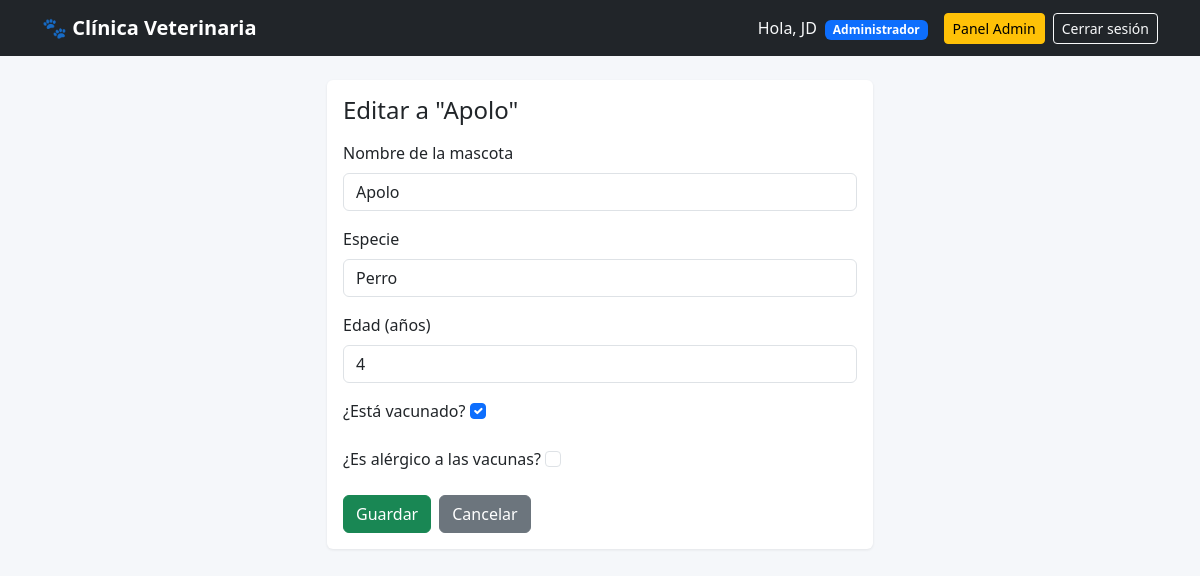
The app's page /mascotas/3/editar/ (signed in) with its own data.
### mascotas/models.py (models this page shows, shortened)
class Mascota(models.Model):
    nombre = models.CharField(max_length=100)
    especie = models.CharField(max_length=50)
    edad = models.IntegerField()
    vacunado = models.BooleanField(default=False)
    alergico = models.BooleanField(
        default=False,
        verbose_name='Alérgico a las vacunas',
        help_text='Marcar si la mascota no puede recibir vacunas por alergia.',
    )
    class Meta:
        ordering = ['nombre']

### mascotas/views.py (the view)
# urls.py: path('<int:pk>/editar/', views.editar_mascota, name='editar'),
@login_required
@permission_required('mascotas.change_mascota', raise_exception=True)
def editar_mascota(request, pk):
    mascota = get_object_or_404(Mascota, pk=pk)
    if request.method == 'POST':
        form = MascotaForm(request.POST, instance=mascota)
        if form.is_valid():
            form.save()
            messages.success(request, f'Se actualizó a "{mascota.nombre}" correctamente.')
            return redirect('mascotas:lista')
    else:
        form = MascotaForm(instance=mascota)
    return render(request, 'mascotas/mascota_form.html', {'form': form, 'object': mascota})

### mascotas/forms.py
class MascotaForm(forms.ModelForm):
    class Meta:
        model = Mascota
        fields = ['nombre', 'especie', 'edad', 'vacunado', 'alergico']
        widgets = {
            'nombre': forms.TextInput(attrs={
                'class': 'form-control',
                'placeholder': 'Ej: Firulais',
            }),
            'especie': forms.TextInput(attrs={
                'class': 'form-control',
                'placeholder': 'Ej: Perro, Gato, Conejo, Loro...',
            }),
            'edad': forms.NumberInput(attrs={
                'class': 'form-control',
                'min': 0,
            }),
            'vacunado': forms.CheckboxInput(attrs={
                'class': 'form-check-input',
            }),
            'alergico': forms.CheckboxInput(attrs={
                'class': 'form-check-input',
            }),
        }
        labels = {
            'nombre': 'Nombre de la mascota',
            'especie': 'Especie',
            'edad': 'Edad (años)',
            'vacunado': '¿Está vacunado?',
            'alergico': '¿Es alérgico a las vacunas?',
        }

### mascotas/templates/mascotas/mascota_form.html (shortened to what this page needs)
{% extends 'base.html' %}
{% block content %}
<div class="row justify-content-center">
    <div class="col-md-6">
        <div class="card">
            <div class="card-body">
                <h1 class="h4 mb-3">
                    {% if object %}Editar a "{{ object.nombre }}"{% else %}Registrar nueva mascota{% endif %}
                </h1>
                <form method="post" novalidate>
                    {% for field in form %}
                        <div class="mb-3">
                            <label class="form-label" for="{{ field.id_for_label }}">{{ field.label }}</label>
                            {{ field }}
                        </div>
                    {% endfor %}
                    <div class="d-flex gap-2">
                        <button type="submit" class="btn btn-success">Guardar</button>
                        <a href="{% url 'mascotas:lista' %}" class="btn btn-secondary">Cancelar</a>
                    </div>
                </form>
            </div>
        </div>
    </div>
</div>
{% endblock %}

### mascotas/templates/base.html (shortened to what this page needs)
<!DOCTYPE html>
{% load static %}
<html lang="es">
<head>
    <link href="https://cdn.jsdelivr.net/npm/bootstrap@5.3.3/dist/css/bootstrap.min.css" rel="stylesheet">
</head>
<body>
    <nav class="navbar navbar-expand-lg navbar-dark bg-dark mb-4">
      <div class="container">
          <a class="navbar-brand" href="{% url 'mascotas:lista' %}">🐾 Clínica Veterinaria</a>
          <div class="d-flex align-items-center">
               {% if user.is_authenticated %}
                    <span class="text-light me-3">
                        Hola, {{ user.get_username }}
                        {% if perms.mascotas.add_mascota %}
                            <span class="badge bg-primary ms-1">Administrador</span>
                        {% else %}
                            <span class="badge bg-secondary ms-1">Veterinario</span>
                        {% endif %}
                    </span>
                    {% if user.is_superuser %}
                        <a href="/admin/" class="btn btn-warning btn-sm me-2">Panel Admin</a>
                    {% endif %}
                    <form method="post" action="{% url 'logout' %}" class="mb-0">
                        <button type="submit" class="btn btn-outline-light btn-sm">Cerrar sesión</button>
                   </form>
             {% else %}
                    <a class="btn btn-outline-light btn-sm" href="{% url 'login' %}">Iniciar sesión</a>
                {% endif %}
            </div>
        </div>
    </nav>
    <div class="container mb-5">
        {% block content %}{% endblock %}
    </div>
</body>
</html>

### mascotas/templates/base.html (style rules this page uses)
body { background-color: #f5f7fa; }
.navbar-brand { font-weight: 600; }
.card { border: none; box-shadow: 0 1px 3px rgba(0,0,0,.08); }

### records on screen
Mascota: nombre "Apolo", form "Apolo" "Perro" "4" "☑"

### other values on screen
{{ user.get_username }} "JD"
{{ field.label }} "Nombre de la mascota" "Especie" "Edad (años)" "¿Está vacunado?" "¿Es alérgico a las vacunas?"
